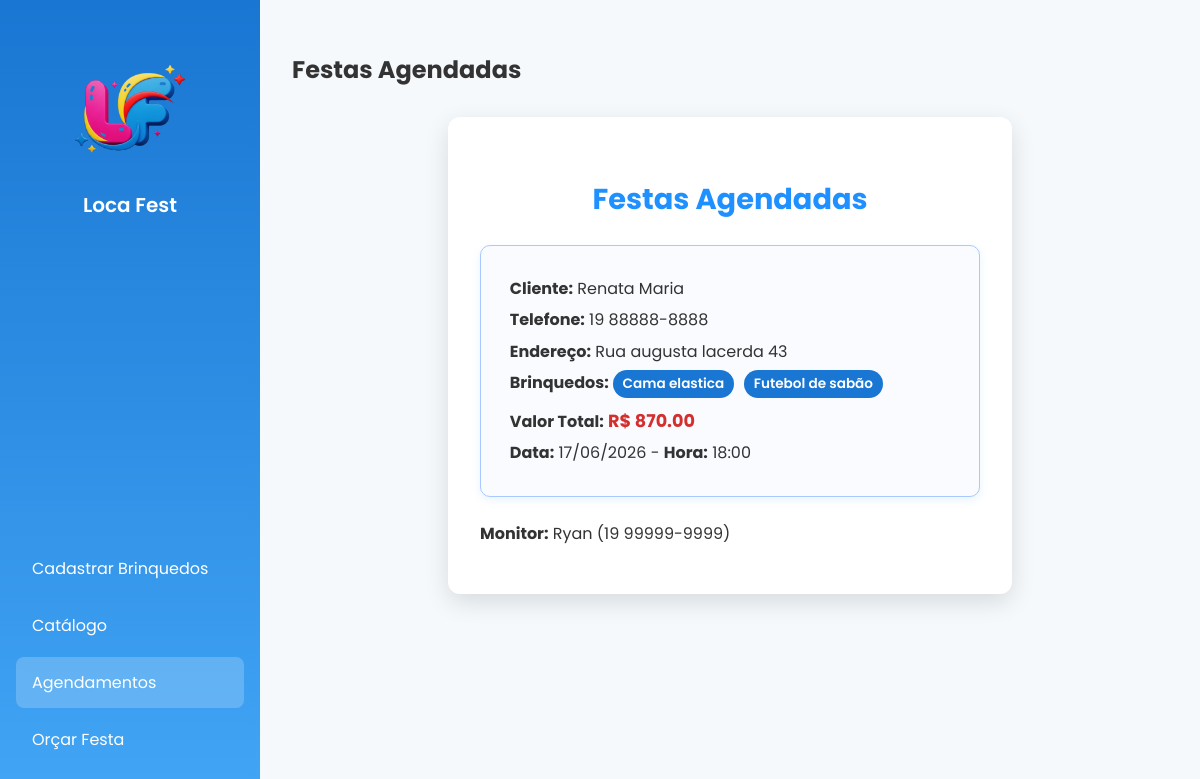
Page /agendamentos on the earlier database version.
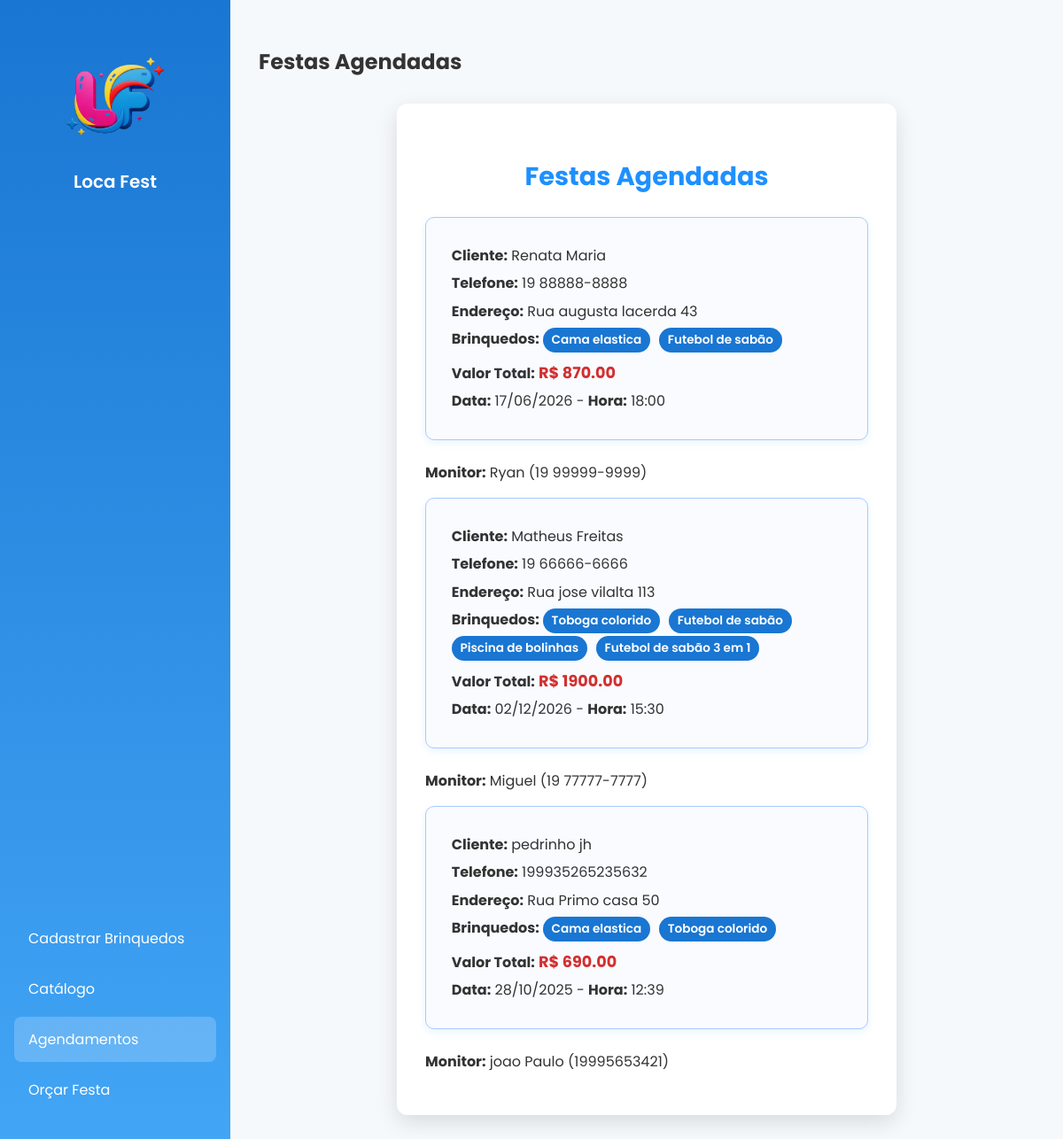
Same page on the later database version.
### storage.py (models this page shows)
class Orcamento(db.Model):
    id = db.Column(db.Integer, primary_key=True)
    nome_cliente = db.Column(db.String(100), nullable=False)
    telefone = db.Column(db.String(20))
    endereco = db.Column(db.String(200))
    brinquedos = db.relationship('Brinquedo', secondary='orcamento_brinquedo')
    valor_total = db.Column(db.Float, nullable=False)
    agendado = db.Column(db.Boolean, default=False)
    data_festa = db.Column(db.Date, nullable=True)
    hora_festa = db.Column(db.Time, nullable=True)
    monitor_id = db.Column(db.Integer, db.ForeignKey('monitor.id'), nullable=True)
    monitor = db.relationship('Monitor', backref='orcamentos')

class Brinquedo(db.Model):
    id = db.Column(db.Integer, primary_key=True)
    nome = db.Column(db.String(100), nullable=False)
    tamanho = db.Column(db.String(50))
    preco = db.Column(db.Float, nullable=False)
    faixa_etaria = db.Column(db.String(50))
    caminho_imagem = db.Column(db.String(200))

class Monitor(db.Model):
    id = db.Column(db.Integer, primary_key=True)
    nome = db.Column(db.String(100), nullable=False)
    telefone = db.Column(db.String(20))
    disponibilidade = db.Column(db.Boolean, default=True)  # True = disponível

### routes.py (the view)
@app.route('/agendamentos')
def pagina_agendamentos():
    agendados = Orcamento.query.filter_by(agendado=True).all()
    page_content = render_template('agendamentos.html', agendados=agendados)
    return render_template(
        'home.html',
        active_page='agendamentos',
        page_title='Festas Agendadas',
        page_content=page_content
    )

### templates/agendamentos.html
<div class="card">
    <h3>Festas Agendadas</h3>
    {% for orcamento in agendados %}
    <div class="agendamento">
        <p><strong>Cliente:</strong> {{ orcamento.nome_cliente }}</p>
        <p><strong>Telefone:</strong> {{ orcamento.telefone }}</p>
        <p><strong>Endereço:</strong> {{ orcamento.endereco }}</p>
        <p><strong>Brinquedos:</strong>
            {% for b in orcamento.brinquedos %}
            <span class="tag">{{ b.nome }}</span>
            {% endfor %}
        </p>
        <p><strong>Valor Total:</strong> <span class="valor">R$ {{ "%.2f"|format(orcamento.valor_total) }}</span></p>
        <p><strong>Data:</strong> {{ orcamento.data_festa.strftime('%d/%m/%Y') }} -
           <strong>Hora:</strong> {{ orcamento.hora_festa.strftime('%H:%M') }}</p>
    </div>
    <p><strong>Monitor:</strong>
  {% if orcamento.monitor %}
    {{ orcamento.monitor.nome }} ({{ orcamento.monitor.telefone }})
  {% else %}
    <em>Sem monitor atribuído</em>
  {% endif %}
</p>
    {% else %}
    <p class="no-data">Nenhum agendamento feito.</p>
    {% endfor %}
</div>

Differences in the rows shown:
added Orcamento: nome_cliente "Matheus Freitas", telefone "19 66666-6666", endereco "Rua jose vilalta 113", valor_total "1900.00", data_festa "02/12/2026", hora_festa "15:30", monitor.nome "Miguel", monitor.telefone "19 77777-7777", Brinquedo (nome "Futebol de sabão")
now on this page (row unchanged): Brinquedo: nome "Toboga colorido"
added Brinquedo: nome "Piscina de bolinhas", shown under "Matheus Freitas"
added Brinquedo: nome "Futebol de sabão 3 em 1", shown under "Matheus Freitas"
added Orcamento: nome_cliente "pedrinho jh", telefone "199935265235632", endereco "Rua Primo casa 50", valor_total "690.00", data_festa "28/10/2025", hora_festa "12:39", monitor.nome "joao Paulo", monitor.telefone "19995653421", Brinquedo (nome "Cama elastica")
